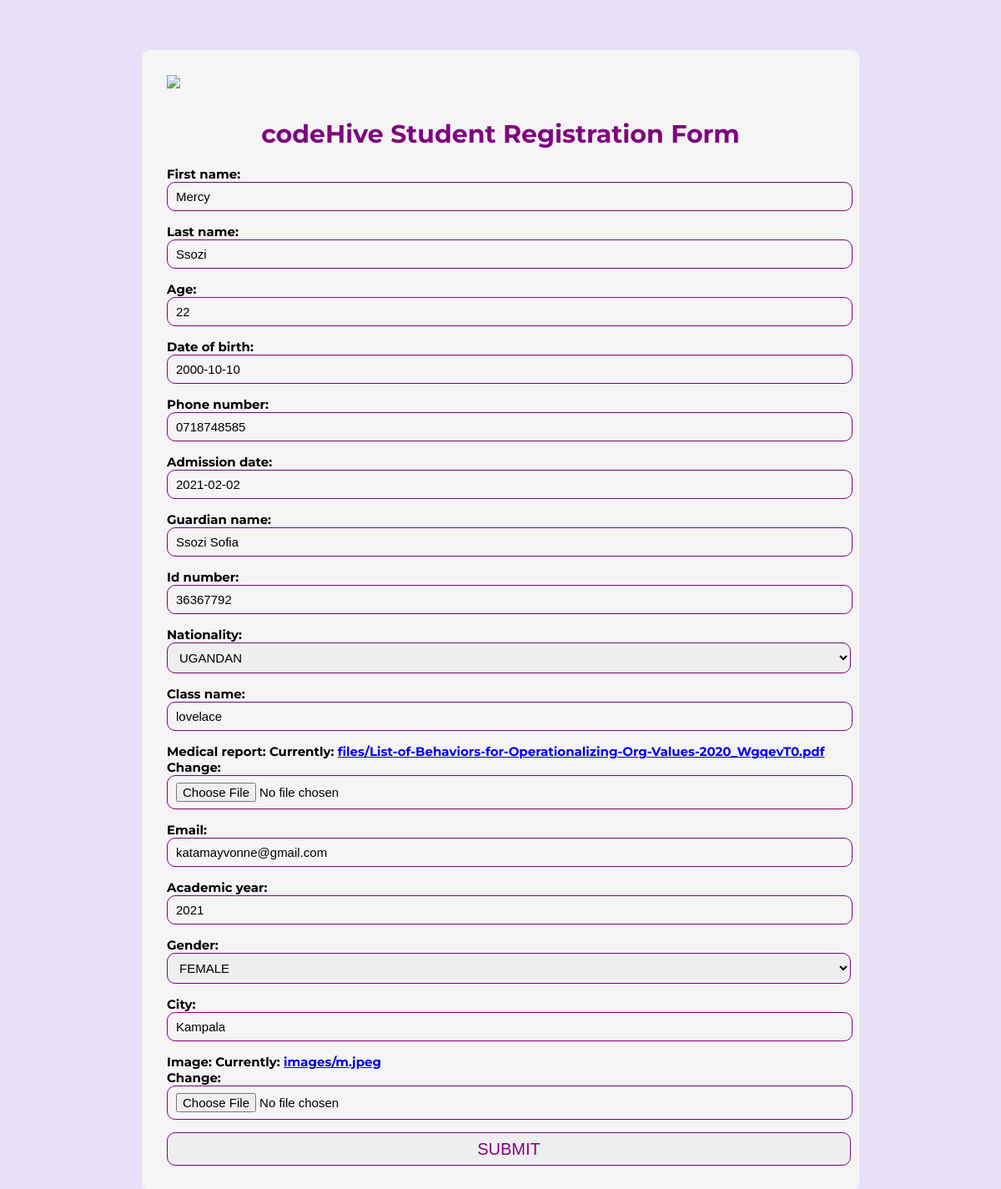
The page /student/edit/2 on the database its author committed.
### student/models.py (models this page shows)
class Student(models.Model):
    first_name=models.CharField(max_length=12)
    last_name=models.CharField(max_length=20)
    age=models.PositiveSmallIntegerField()
    date_of_birth=models.DateField(default='2000-10-12')
    phone_number=models.CharField(max_length=20)
    admission_date=models.DateField(default='YYYY-MM-DD')
    guardian_name=models.CharField(max_length=20)
    id_number=models.CharField(max_length=20)
    nationality=models.CharField(max_length=20,choices=Nationality,default='KENYAN')
    class_name=models.CharField(max_length=20,null=True,blank=True)
    medical_report=models.FileField(upload_to ='files/')
    email=models.EmailField()
    academic_year=models.IntegerField(default=current_year(),validators=[MinValueValidator(1984),max_value_current_year])
    gender=models.CharField(max_length=20,choices=Gender,default='FEMALE')
    city=models.CharField(max_length=20)
    image=models.ImageField(upload_to='images/')

### student/views.py (the view)
# urls.py: path("edit/<int:id>", edit_student,name="edit_student"),
def edit_student(request,id):
    students=Student.objects.get(id=id)
    if request.method=="POST":
        form=StudentRegistrationForm(request.POST)
        if form.is_valid():
            form.save()
    else:
        form=StudentRegistrationForm(instance=students)
    return render(request,"edit_student.html",{"form":form})

### student/forms.py
class StudentRegistrationForm(forms.ModelForm):
    class Meta:
        model=Student
        fields="__all__"

### student/templates/edit_student.html (shortened to what this page needs)
<!DOCTYPE html>
<html lang="en">
<head>
</head>
<body>
    <div class="form">
        <img id="image"
            src="x">
        <h1>codeHive Student Registration Form</h1>
        <form method="POST" enctype="multipart/form-data">
            {{form.as_p}}
            <button type="submit" value="save">SUBMIT</button>
        </form>
    </div>
</body>
</html>

### student/templates/edit_student.html (style rules this page uses)
body { margin: 0; font-size: 15px; font-weight: bold; background: rgb(232, 224, 248); background-repeat: no-repeat; font-family: 'Montserrat', sans-serif; }
#image { width: 200px; }
h1 { font-size: px; text-align: center; padding-top: 12px; color: purple; }
input { width: 100%; border: 1px solid; font-size: 15px; padding: 8px 10px; border-radius: 10px; border: solid purple 1px; background-color: whitesmoke; }
.form { margin: 5% auto 0 auto; padding: 30px; width: 800px; height: auto; overflow: hidden; background-color: whitesmoke; border-radius: 10px; }
button { border: solid purple 1px; color: purple; font-size: 20px; width: 102.5%; height: 40px; border-radius: 10px; }
select { width: 100%; border: solid purple 1px; font-size: 15px; padding: 8px 10px; border-radius: 10px; width: 102.5%; }

### rows shown on the page
Student: first_name "Mercy", last_name "Ssozi", age "22", date_of_birth "2000-10-10", phone_number "0718748585", admission_date "2021-02-02", guardian_name "Ssozi Sofia", id_number "36367792", nationality "UGANDAN", class_name "lovelace", email "katamayvonne@gmail.com", academic_year "2021", gender "FEMALE", city "Kampala"
